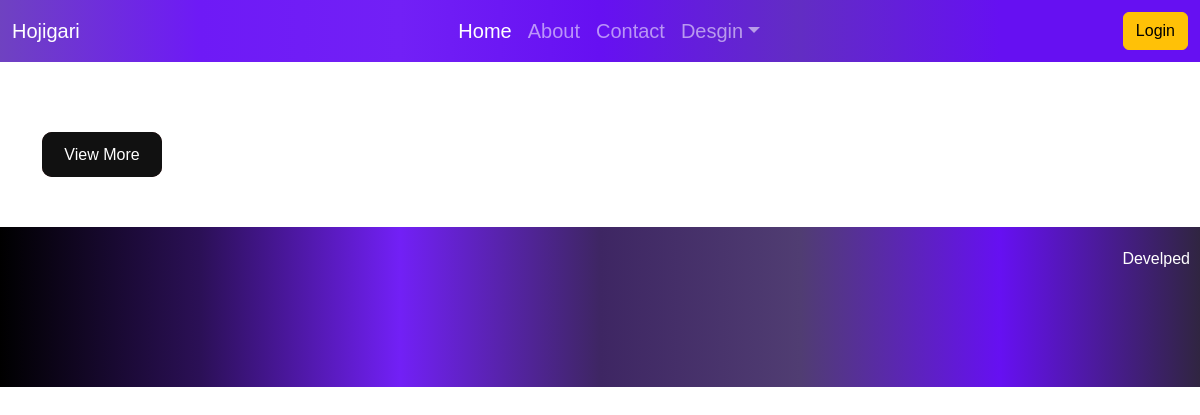
The page /design/ on the database as committed earlier.
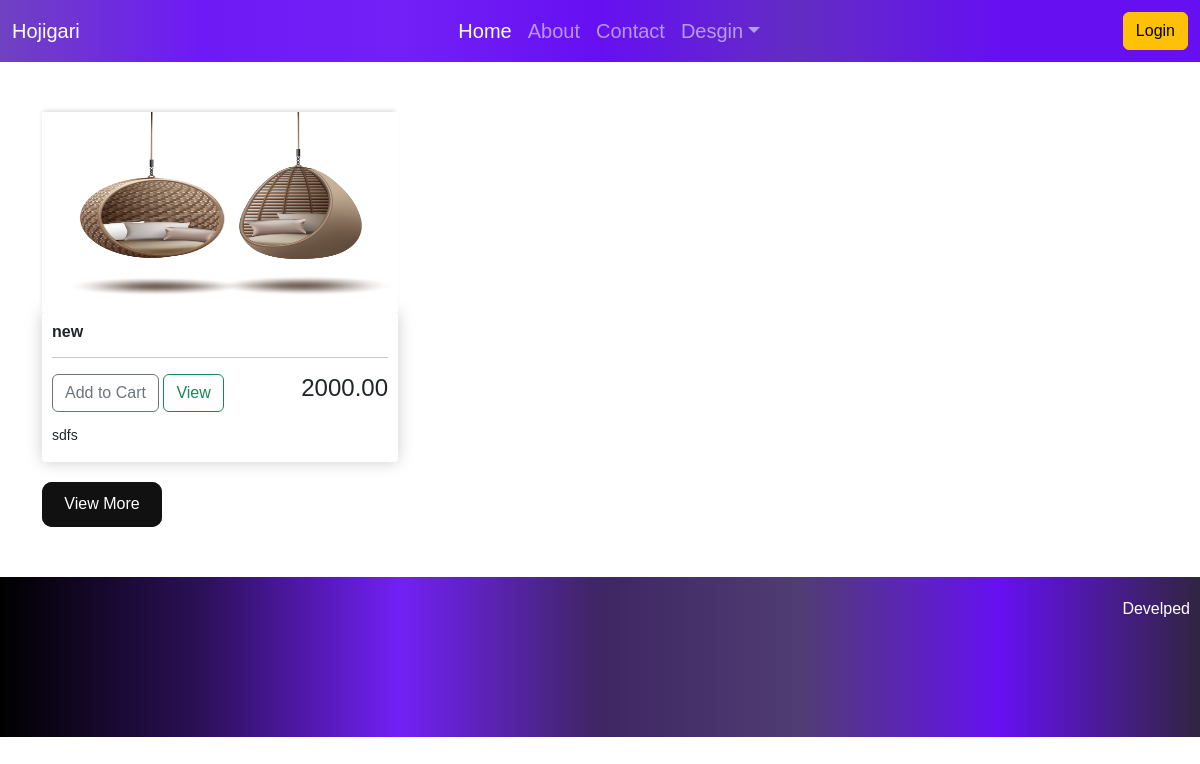
The same page on the database as committed later.
### furniture/models.py (models this page shows, shortened)
class Product(models.Model):
    name = models.CharField(max_length=50, null=True)
    category = models.ForeignKey(Category, on_delete=models.CASCADE, null=True)
    image = models.ImageField(upload_to='furniture', null=True)
    price = models.DecimalField(max_digits=7, decimal_places=2, blank=True, null=True)
    describtion = models.TextField()

### furniture/views.py (the view)
# urls.py: path('design/', design, name="design"),
def design(request):
    if request.user.is_authenticated:
        category = request.GET.get('category')
        if category == None:
            product = Product.objects.all()
        else:
            product = Product.objects.filter(category__name=category)
        categories = Category.objects.all()
        context = {
            'products':product,
            'categories': categories
        }
        return render(request, 'category.html', context)
    else:
        pro = Product.objects.all().order_by()[:3]
        return render(request, 'design.html', {'pro': pro})

### furniture/templates/design.html
{% extends "base.html" %}
{% block content %}
<div class="container">
    {% if user.is_authenticated %}
        <div class="row">
            {% for item in pro %}
            <div class="col-lg-4">
                <img class="thumbnail" src="{{ item.image.url }}" alt="">
                <div class="box-element product">
                    <h6><strong>{{item.name}}</strong></h6>
                    <hr />
                    <button class="btn btn-outline-secondary add-btn">Add to Cart</button>
                    <a href="#" class="btn btn-outline-success">View</a>
                    <h4 style="display: inline-block; float: right">{{ item.price }}</h4>
                    <h6>{{ item.describtion }}</h6>
                </div>
            </div>
            {% endfor %}
        </div>
</div>
    {% else %}
<div class="myPad">
        <div class="row">
            {% for item in pro %}
            <div class="col-lg-4">
                <img class="thumbnail" src="{{ item.image.url }}" alt="">
                <div class="box-element product">
                    <h6><strong>{{item.name}}</strong></h6>
                    <hr />
                    <button class="btn btn-outline-secondary add-btn">Add to Cart</button>
                    <a href="#" class="btn btn-outline-success">View</a>
                    <h4 style="display: inline-block; float: right">{{ item.price }}</h4>
                    <h6 class="small">{{ item.describtion }}</h6>
                </div>
            </div>
            {% endfor %}
        </div>
        <div class="viewMore col-lg-4 containerSpace">
            <a href="{% url 'userRegister' %}"> <button class="glow-on-hover myBtn" type="button">View More</button> </a>
        </div>
    {% endif %}
</div>
</div>
{% endblock content %}

### furniture/templates/base.html (shortened to what this page needs)
<!doctype html>
{% load static %}
<html lang="en">
  <head>
    <link rel="stylesheet" type="text/css" href='{% static "css/main.css" %}'>
    <link href="https://cdn.jsdelivr.net/npm/bootstrap@5.3.3/dist/css/bootstrap.min.css" rel="stylesheet">
    <link href="https://getbootstrap.com/docs/5.3/assets/css/docs.css" rel="stylesheet"/>
  </head>
  <body>
    {% include "navbar.html" %}
        {% block content %}
        {% endblock content %}
    {% include "footer.html" %}
  </body>
</html>

### furniture/templates/navbar.html (shortened to what this page needs)
<nav class="navbar navbar-expand-lg navbar-dark myNavbar">
    <div class="container-fluid">
        <a class="navbar-brand" href="{% url 'home' %}">Hojigari</a>
            <div class="collapse navbar-collapse justify-content-center" id="navbarSupportedContent">
                <ul class="navbar-nav mb-2 mb-lg-0">
                    <li class="nav-item">
                    <a class="nav-link active" aria-current="page" href="{% url 'home' %}">Home</a>
                    </li>
                    <li class="nav-item"><a class="nav-link" href="{% url 'about' %}">About</a></li>
                    <li class="nav-item"><a class="nav-link" href="{% url 'contact' %}">Contact</a></li>
                    <li class="nav-item dropdown">
                    <a class="nav-link dropdown-toggle" href="#" role="button" data-bs-toggle="dropdown" aria-expanded="false">Desgin</a>
                    </li>
                </ul>
            </div>
        <div class="form-inline my-2 my-lg-0">
            {% if user.is_authenticated %}
                <a href="{% url 'userLogout' %}"class="btn btn-warning">Logout</a>
              </a>
             {% else %}
             <a href="{% url 'userLogin' %}"class="btn btn-warning">Login</a>
             {% endif %}
        </div>
    </div>
</nav>

### furniture/templates/footer.html
{% load static %}
    <div class="footer">
        <p>Develped</p>
    </div>

### static/css/main.css (style rules this page uses)
body { font-family:Verdana, Geneva, Tahoma, sans-serif!important; }
.containerSpace { padding-top: 20px!important; }
.myNavbar { background-image: linear-gradient(to right, #6f42c1, #6e1af6,#7220f6, #6610f2, #622dc3, #6610f2, #6610f2); font-size: 20px; }
.glow-on-hover { width: 120px; height: 45px; border: none; outline: none; color: #fff; background: #4f1414; cursor: pointer; position: relative; z-index: 0; border-radius: 10px; }
.glow-on-hover:before { content: ''; background: linear-gradient(45deg, #ff0000, #ff7300, #fffb00, #48ff00, #00ffd5, #002bff, #7a00ff, #ff00c8, #ff0000); position: absolute; top: -2px; left:-2px; background-size: 400%; z-index: -1; filter: blur(5px); width: calc(100% + 4px); height: calc(100% + 4px); animation: glowing 20s linear infinite; opacity: 0; transition: opacity .3s ease-in-out; border-radius: 10px; }
.glow-on-hover:after { z-index: -1; content: ''; position: absolute; width: 100%; height: 100%; background: #111; left: 0; top: 0; border-radius: 10px; }
.thumbnail { width: 100%; height: 200px; -webkit-box-shadow: -1px -3px 5px -2px rgba(214,214,214,1); -moz-box-shadow: -1px -3px 5px -2px rgba(214,214,214,1); box-shadow: -1px -3px 5px -2px rgba(214,214,214,1); }
.product { border-radius: 0 0 4px 4px; }
.box-element { box-shadow:hsl(0, 0%, 80%) 0 0 16px; background-color: #fff; border-radius: 4px; padding: 10px; }
.myPad { padding-top: 50px; }
.footer { background-image: linear-gradient(to right, #000000, #2b1056,#7220f6, #3e2663, #503d72, #6610f2, #302541)!important; color: #fff; padding: 10px; padding-top: 20px; margin-top: 50px; padding-bottom: 100px; text-align: right; }
.small { padding-top: 15px; }

Rows that differ between the two databases and show on the page:
added Product: image (picture), name "new", price "2000.00", describtion "sdfs"
